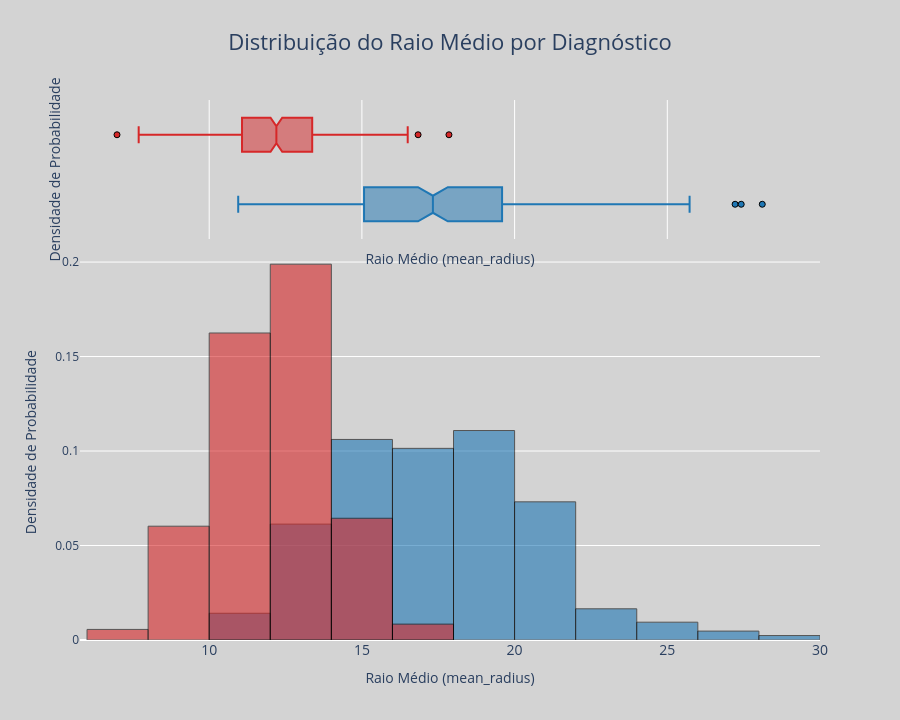

Source (notebook cell):
### Code cell
fig = px.histogram(
    df_cancer,
    x='mean radius',
    color='target',
    color_discrete_map={0:'#1f77b4', 1:'#d62728'},
    opacity=0.6, # Torna as barras semi-transparentes para ver a sobreposição (NOVO/AJUSTADO)
    nbins=20, # Número de intervalos (bins)
    histnorm='probability density', # Normaliza o eixo Y para densidade (para comparar formas) (NOVO)
    marginal='box', # Adiciona um Box Plot na margem para resumir estatísticas (NOVO)
    title='Distribuição do Raio Médio por Diagnóstico', # Define o título principal do gráfico
    height=720
)

fig.update_traces(
    marker_line_width=1, # **SUGESTÃO 1:** Define a largura da borda de cada barra
    marker_line_color='black' # **SUGESTÃO 1:** Define a cor da borda de cada barra como preta
)

fig.update_layout(
    plot_bgcolor='rgba(0,0,0,0)', # Torna o fundo da área do gráfico (onde as barras estão) transparente
    paper_bgcolor='lightgray', # **SUGESTÃO 2:** Define a cor do fundo da página/janela como branco para um visual mais limpo
    title_x=0.5, # Centraliza o título principal horizontalmente (0.5 = 50% da largura)
    title_font_size=22, # Use o valor que desejar (padrão é geralmente 18)
    showlegend=False, # **SUGESTÃO 3:** Oculta a legenda, pois as cores já estão explicadas no eixo X
    barmode='overlay' # Garante que as distribuições se sobreponham (NOVO)             
)

fig.update_xaxes(tickfont_size=14, title_text='Raio Médio (mean_radius)') # Define o tamanho da fonte dos ticks do eixo X
fig.update_yaxes(tickfont_size=12, automargin=True, title_text='Densidade de Probabilidade') # Ajusta automaticamente a margem do eixo Y para evitar cortes de rótulos (melhor prática)
fig.show()

### Figure 1 — Plotly figure (JSON) as saved in the notebook; plotly's stock layout.template omitted (floating-point values rounded to 4 significant figures; data arrays with more than 128 entries replaced by an {"elided": "..."} marker saying what was removed)
{"data": [{"bingroup": "x", "histnorm": "probability density", "hovertemplate": "target=0<br>mean radius=%{x}<br>probability density=%{y}<extra></extra>", "legendgroup": "0", "marker": {"color": "#1f77b4", "line": {"color": "black", "width": 1}, "opacity": 0.6, "pattern": {"shape": ""}}, "name": "0", "nbinsx": 20, "orientation": "v", "showlegend": true, "type": "histogram", "x": {"elided": "212 float values"}, "xaxis": "x", "yaxis": "y"}, {"hovertemplate": "target=0<br>mean radius=%{x}<extra></extra>", "legendgroup": "0", "marker": {"color": "#1f77b4", "line": {"color": "black", "width": 1}}, "name": "0", "notched": true, "showlegend": false, "type": "box", "x": {"elided": "212 float values"}, "xaxis": "x2", "yaxis": "y2"}, {"bingroup": "x", "histnorm": "probability density", "hovertemplate": "target=1<br>mean radius=%{x}<br>probability density=%{y}<extra></extra>", "legendgroup": "1", "marker": {"color": "#d62728", "line": {"color": "black", "width": 1}, "opacity": 0.6, "pattern": {"shape": ""}}, "name": "1", "nbinsx": 20, "orientation": "v", "showlegend": true, "type": "histogram", "x": {"elided": "357 float values"}, "xaxis": "x", "yaxis": "y"}, {"hovertemplate": "target=1<br>mean radius=%{x}<extra></extra>", "legendgroup": "1", "marker": {"color": "#d62728", "line": {"color": "black", "width": 1}}, "name": "1", "notched": true, "showlegend": false, "type": "box", "x": {"elided": "357 float values"}, "xaxis": "x2", "yaxis": "y2"}], "layout": {"barmode": "overlay", "height": 720, "legend": {"title": {"text": "target"}, "tracegroupgap": 0}, "paper_bgcolor": "lightgray", "plot_bgcolor": "rgba(0,0,0,0)", "showlegend": false, "title": {"font": {"size": 22}, "text": "Distribuição do Raio Médio por Diagnóstico", "x": 0.5}, "xaxis": {"anchor": "y", "domain": [0, 1], "tickfont": {"size": 14}, "title": {"text": "Raio Médio (mean_radius)"}}, "xaxis2": {"anchor": "y2", "domain": [0, 1], "matches": "x", "showgrid": true, "showticklabels": false, "tickfont": {"size": 14}, "title": {"text": "Raio Médio (mean_radius)"}}, "yaxis": {"anchor": "x", "automargin": true, "domain": [0, 0.7326], "tickfont": {"size": 12}, "title": {"text": "Densidade de Probabilidade"}}, "yaxis2": {"anchor": "x2", "automargin": true, "domain": [0.7426, 1], "matches": "y2", "showgrid": false, "showline": false, "showticklabels": false, "tickfont": {"size": 12}, "ticks": "", "title": {"text": "Densidade de Probabilidade"}}}}
